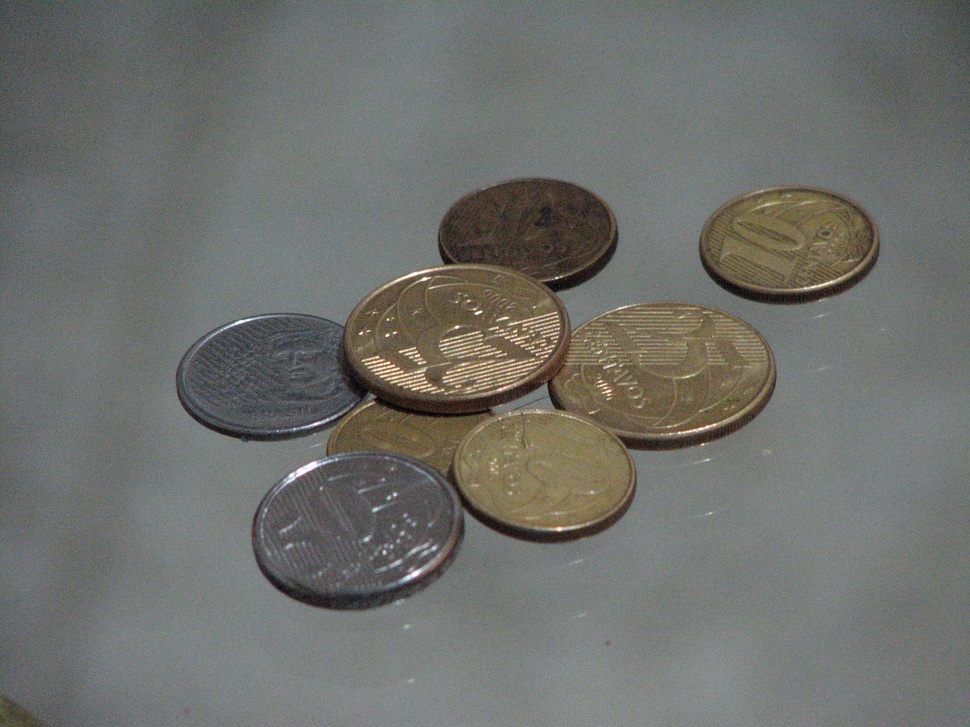
%> input picture methods/MAXPOOL/data/sharp_image.JPG, 970 x 727 px, shrunk from 2816 x 2112 before the run
$ octave demo.m   (GNU Octave 9; MATLAB toolbox functions it lacks are replaced by stand-ins)
%> lines starting %> are read from the running program, lines starting %| are printed output that depends on the picture
### methods/MAXPOOL/utilities/HVS_MaxPol.m
function [score] = HVS_MaxPol(input_image, params)
%
%Non-reference Image Sharpness Assessment (NR-ISA) metric for natural and
%synthetic images
%
%   [score] = HVS_MaxPol(input_image, params)
%
%   returns the NR-ISA score of the input image. Higher score indicates
%   more blurriness in the input image.
%
%
%   Input(s):
%   'input_image'           the grayscale input image for focus quality
%                           assessment
%
%   'params.kernel_sheets'  the pre-designed human visual system kernel
%                           that extracts the sharpness featue from the
%                           input image
%
%   'params.type'           the blur type of the input image:
%                           (1) 'natural'
%                           (2) 'synthetic'
%
%   'params.numKernel'      the number of kernels used for focus quality
%                           measure
%                           (1) '1': HVS-MaxPol-1
%                           (2) '2': HVS-MaxPol-2
%
%   Output(s):
%   'score'                 the NR-ISA score
%
%
%   Copyright (c) 2018 Mahdi S. Hosseini
%
%   University of Toronto
%   The Edward S. Rogers Sr. Department of,
%   Electrical and Computer Engineering (ECE)
%   Toronto, ON, M5S3G4, Canada
%   Tel: +1 (416) 978 6845
%   email: mahdi.hosseini@mail.utoronto.ca

if strcmp(params.type,'natural') == 1 && params.numKernel == 2
    selected_kernels = params.kernel_sheets;
    momt = [6,2];
    weights = [0.3874; 4.0865];
elseif strcmp(params.type,'synthetic') == 1 && params.numKernel == 2
    selected_kernels = params.kernel_sheets;
    momt = [10,6];
    weights = [0.3341; -0.1195];
elseif strcmp(params.type,'natural') == 1 && params.numKernel == 1
    selected_kernels = params.kernel_sheets(1);
    momt = 6;
    weights = 1;
elseif strcmp(params.type,'synthetic') == 1 && params.numKernel == 1
    selected_kernels = params.kernel_sheets(1);
    momt = 10;
    weights = 1;
else
    disp('Error!')
end

[iB] = image_background(input_image);

if sum(iB(:)) > 0 % background check
    % load kernel
    for iteration_kernel = 1: numel(selected_kernels)
        % MaxPol variational decomposition
        i_BP_v = imfilter(input_image, selected_kernels{iteration_kernel}(:), 'symmetric', 'conv');
        i_BP_h = imfilter(input_image, selected_kernels{iteration_kernel}(:)', 'symmetric', 'conv');

        % Rectified Linear Unit operation
        mask = iB & (i_BP_v>0) & (i_BP_h>0);
        v = [abs(i_BP_v(mask)), abs(i_BP_h(mask))];

        [pdf, x] = histcounts(v(:), 50);
        cdf = cumsum(pdf)/sum(pdf);
        % find sigma approximate
        threshold = .95;
        min_val = min(cdf);
        max_val = max(cdf);
        rng_val = max_val - min_val;
        indx = cdf < min_val + threshold*rng_val;
        sigma_apprx = x(sum(indx))/max(x);
        c = (1-tanh(60*(sigma_apprx-.095)))/4 + 0.09;

        p_norm = 1/2;
        feature_map = (abs(v(:, 1)).^p_norm + abs(v(:, 2)).^p_norm).^(1/p_norm);

        %%
        number_of_pixels = round(c*numel(feature_map));
        feature_map = sort(feature_map(:), 'descend');
        feature_map = feature_map(1: number_of_pixels);

        %% iterate moments
        val = moment(feature_map, momt(iteration_kernel));
        val = abs(val);
        val = -log10(val);
        if val == (-inf)
            val = 0;
        elseif val == inf
            val = 120;
        end
        score(iteration_kernel) = val;
    end
    score = score * weights;
else
    score = zeros(1, params.numKernel)*120;
    score = score * weights;
end
score = -score;

### methods/MAXPOOL/demo.m
%%
clear all;
close all;
clc;


%%
addpath('utilities');
fprintf(['==> Note that high score value indicates more blurriness in input image \n']);

%% Load image and covnert to grayscale image with single values
sharp_img = imread('F:\thesis\code\MaxPool\data\sharp_image.jpg');
%> sharp_img is the input picture: size 727x970x3 uint8; mean R, G, B 110.7, 112.2, 107.9
blurry_img = imread('F:\thesis\code\MaxPool\data\blurry_image.jpg');
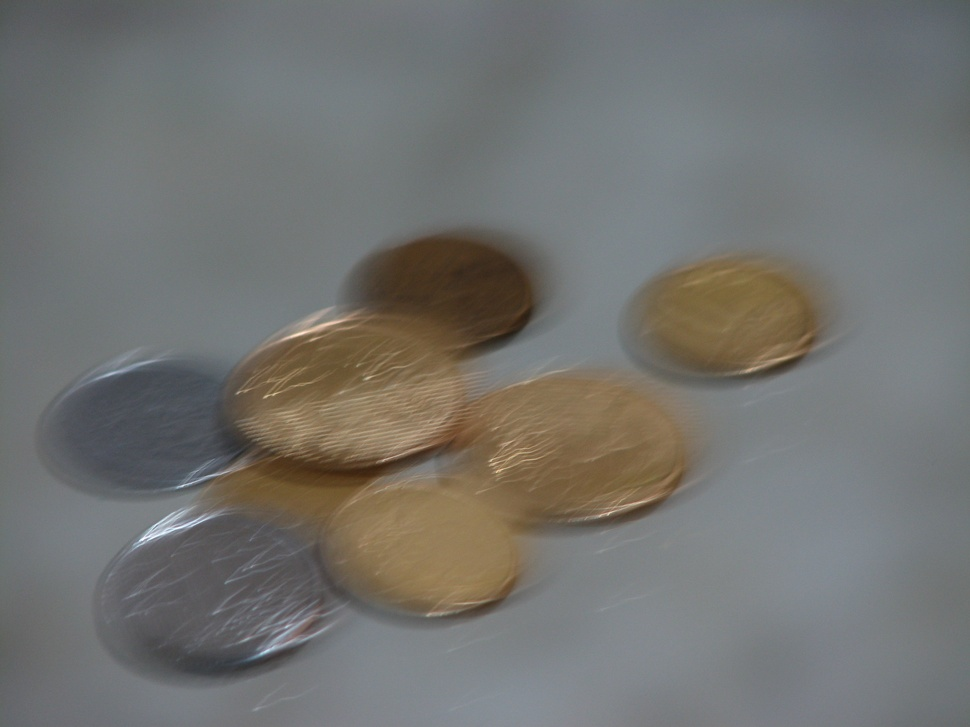
%> input picture methods/MAXPOOL/data/blurry_image.JPG, 970 x 727 px, shrunk from 2816 x 2112 before the run
%> blurry_img is the input picture: size 727x970x3 uint8; mean R, G, B 114.6, 114.6, 111.7

%%  transfer images into grayscale
sharp_image = im2double(rgb2gray(sharp_img));
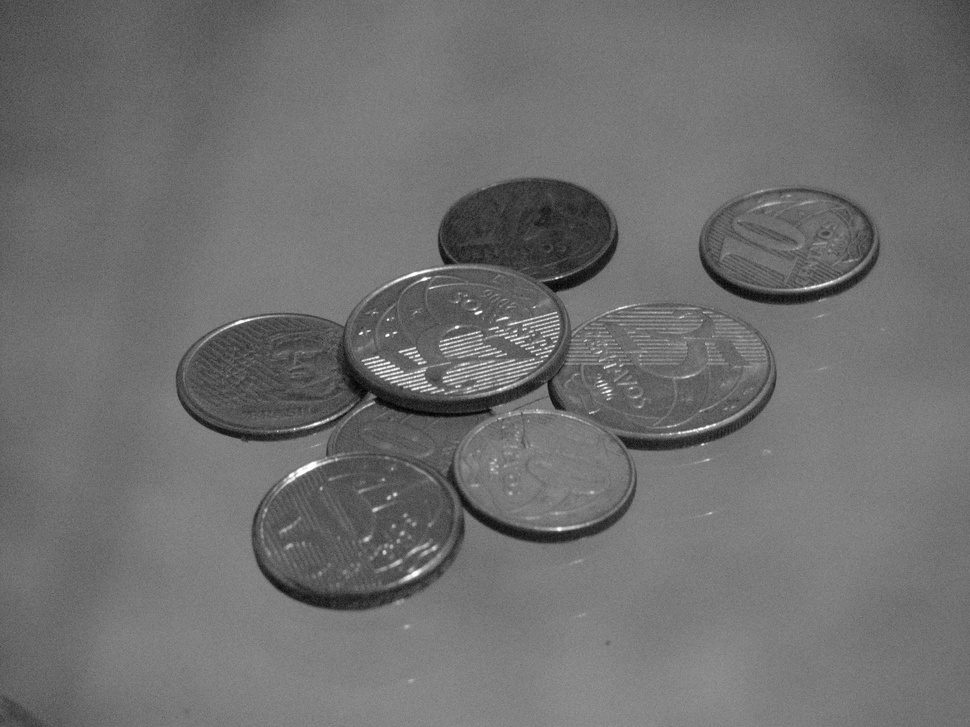
%> sharp_image: size 727x970 double; min 0.00392, max 1, mean 0.436
blurry_image = im2double(rgb2gray(blurry_img));
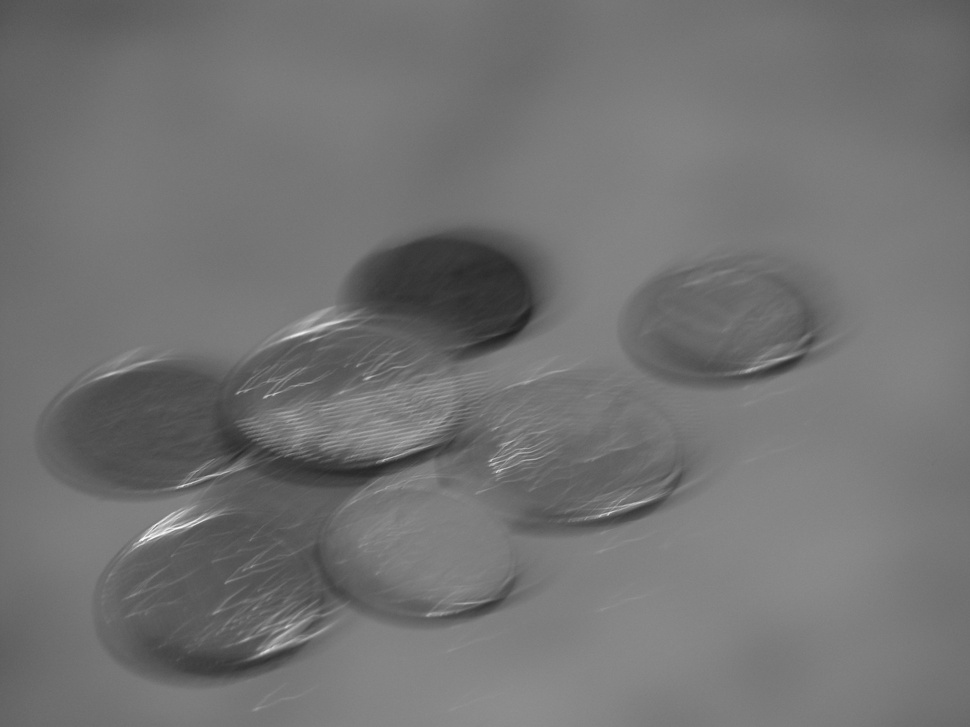
%> blurry_image: size 727x970 double; min 0.122, max 0.992, mean 0.448
%> the run ends on the next line

%% Load kernel and identify image blur type
load('F:\thesis\code\MaxPool\utilities\HVS_MaxPol_kernel.mat');
params_HVS_MaxPol.kernel_sheets = selected_sheets;
params_HVS_MaxPol.type = 'natural'; % 'synthetic'

%% NR-ISA Score on in-focus/out-of-focus image by HVS-MaxPol-1
params_HVS_MaxPol.numKernel = 1; % identify the number of kernels used
score_sharp1 = HVS_MaxPol(sharp_image, params_HVS_MaxPol);
